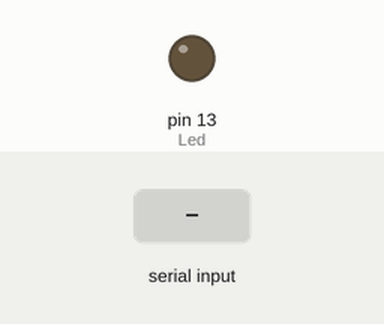
This sketch was run on a simulated Arduino Uno, built with avr-gcc and run on an emulated ATmega328P. On the bench: output pins drawn as LEDs (lit = HIGH). Dashed ring = blinking. Inputs (shaded band) come from the test bench.

Above: at 1.2 s.
1.3 s: "0\n" received over Serial
At 1.8 s:
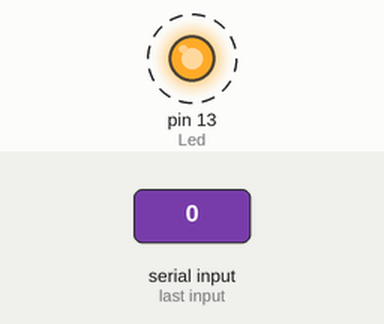
Timing chart, 0 to 10.0 s (numbered marks = the images above; inputs shaded):
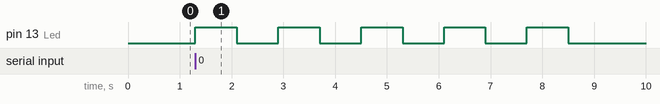

Measured:
- after the input at 1.3 s, pin 13 (Led): alternates HIGH for 0.80 s and LOW for 0.80 s, 10 changes in all, then stays LOW, starting at once

The sketch:

MorsTranslator.ino
```cpp
/*
Digital pine bağlanmalıdır
 *  Noktalar 0, Çizgiler 1 dir.
 *  Ledin uzun bacağı artı(+), kısa bacağı eksidir(-).
 *  Artı bacağı belirlenen pine bağlanırken eksi bacak Gndye bağlanır.
 *  Uyarı: Port adını exe dosyasına doğru giriniz.
*/
// Altdaki diziye alfabedeki harfleri ve rakamları ekledim
String alfabe[] = {"a", "b", "c", "ç", "d", "e", "f", "g","ğ", "h", "i", "ı", "j", "k", "l", "m","n","o", "ö", "p", "r", "s", "ş","t", "u", "ü","v", "y", "z", "q", "w", "x","1", "2", "3", "4", "5", "6", "7", "8","9", "0"};
// Altdaki diziye yukarıdaki tanımlanan değerlerin mors alfabesine karşılığını yazdım
String mors10[] = {"01", "1000", "1010", "1001", "100", "0", "0010", "110","1110", "0000", "0011", "00", "0111", "101", "0100", "11","10","111", "1101", "0110", "010", "000", "00100","1", "001", "0001","00001", "0101", "1100", "1011", "011", "1001","01111", "00111", "00011", "00001", "00000", "10000", "11000", "11100","11110", "11111"};
#define Led 13 // Burada ledin artı olan bacağına bağladığım pini ayarladım
void setup() {
  // gerekli ayarlar
  Serial.begin(9600);
  pinMode(Led, OUTPUT);
}

void loop() {
  if (Serial.available() > 0){ // input alınacak degerin gelip gelmediğini kontrol eder
      String deger = Serial.readStringUntil('\n'); // gelen veriyi string olarak deger değişkenine atar
      int uzunluk1 = deger.length(); // deger değişkeninin uzunluğunu uzunluk1 değişkenine atar
      for (int i = 0; i < uzunluk1; i++){ // burası deger değişkeninin içindekini harf harf almak için
        if(deger[i] != ' '){ // eğer boşluk varsa atliyor işlem yapılmıyor
          String harf = String(deger[i]); // harfleri teker teker harf değişkenine atıyor
          for (int x = 0; x < 42; x++){
            if (harf == alfabe[x]){// harf değişkenindeki harf alfabe dizisinde bulunuyor
              String mors_harf = mors10[x]; // alfabe dizisinde denk gelen harfe denk gelen mors karşılığı bulunuyor ve değişkene ataniyor
              int uzunluk2 = mors_harf.length();// denk gelen harfin mors alfabesinin uzunluğu değişkene ataniyor
              for (int y = 0; y < uzunluk2; y++){
                if(mors_harf[y] == '0'){ // harfin mors hali harflere parçalanır ve 0 karakterine eşitse bu blok çalışır
                  digitalWrite(Led, HIGH);
                  delay(200);// lambanın yanık durma süresi
                  digitalWrite(Led,LOW);
                  delay(200);
                }
                else{ // if bloğu çalışmazsa bu blok çalışacak
                  digitalWrite(Led, HIGH);
                  delay(800);// lambanın yanık durma süresi
                  digitalWrite(Led,LOW);
                  delay(800);
                }
              }
            }
          }
        }
      }
    }
}
```
